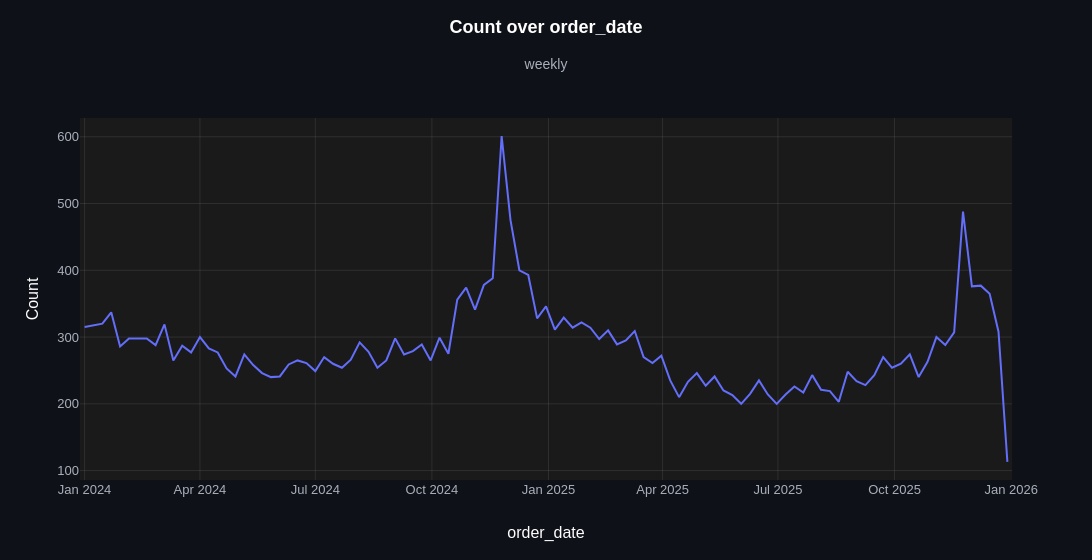

Notebook code cell kept with this figure:
### Markdown cell above
`agg="count"` counts rows and needs no `y`: orders per week. The last week holds only
three days (Monday 29 to Wednesday 31 December 2025), which is why it seems to
collapse: a partial period at the edge of the data, best filtered in the query before
a report.

### Code cell
ev.line_plot(orders, "order_date", agg="count", time_grain="week")

### Figure 1 — Plotly figure (JSON) as saved in the notebook; plotly's stock layout.template omitted (floating-point values rounded to 4 significant figures)
{"data": [{"cliponaxis": false, "connectgaps": false, "hovertemplate": "%{hovertext}<extra></extra>", "hovertext": ["Count: <b>315</b><br>n = 315", "Count: <b>318</b><br>n = 318", "Count: <b>320</b><br>n = 320", "Count: <b>337</b><br>n = 337", "Count: <b>286</b><br>n = 286", "Count: <b>298</b><br>n = 298", "Count: <b>298</b><br>n = 298", "Count: <b>298</b><br>n = 298", "Count: <b>288</b><br>n = 288", "Count: <b>319</b><br>n = 319", "Count: <b>265</b><br>n = 265", "Count: <b>287</b><br>n = 287", "Count: <b>277</b><br>n = 277", "Count: <b>300</b><br>n = 300", "Count: <b>283</b><br>n = 283", "Count: <b>277</b><br>n = 277", "Count: <b>253</b><br>n = 253", "Count: <b>241</b><br>n = 241", "Count: <b>274</b><br>n = 274", "Count: <b>258</b><br>n = 258", "Count: <b>246</b><br>n = 246", "Count: <b>240</b><br>n = 240", "Count: <b>241</b><br>n = 241", "Count: <b>259</b><br>n = 259", "Count: <b>265</b><br>n = 265", "Count: <b>261</b><br>n = 261", "Count: <b>249</b><br>n = 249", "Count: <b>270</b><br>n = 270", "Count: <b>260</b><br>n = 260", "Count: <b>254</b><br>n = 254", "Count: <b>266</b><br>n = 266", "Count: <b>292</b><br>n = 292", "Count: <b>278</b><br>n = 278", "Count: <b>254</b><br>n = 254", "Count: <b>265</b><br>n = 265", "Count: <b>298</b><br>n = 298", "Count: <b>274</b><br>n = 274", "Count: <b>279</b><br>n = 279", "Count: <b>289</b><br>n = 289", "Count: <b>265</b><br>n = 265", "Count: <b>299</b><br>n = 299", "Count: <b>275</b><br>n = 275", "Count: <b>356</b><br>n = 356", "Count: <b>374</b><br>n = 374", "Count: <b>341</b><br>n = 341", "Count: <b>378</b><br>n = 378", "Count: <b>388</b><br>n = 388", "Count: <b>601</b><br>n = 601", "Count: <b>475</b><br>n = 475", "Count: <b>400</b><br>n = 400", "Count: <b>393</b><br>n = 393", "Count: <b>328</b><br>n = 328", "Count: <b>346</b><br>n = 346", "Count: <b>311</b><br>n = 311", "Count: <b>329</b><br>n = 329", "Count: <b>314</b><br>n = 314", "Count: <b>322</b><br>n = 322", "Count: <b>314</b><br>n = 314", "Count: <b>297</b><br>n = 297", "Count: <b>310</b><br>n = 310", "Count: <b>289</b><br>n = 289", "Count: <b>295</b><br>n = 295", "Count: <b>309</b><br>n = 309", "Count: <b>270</b><br>n = 270", "Count: <b>261</b><br>n = 261", "Count: <b>272</b><br>n = 272", "Count: <b>235</b><br>n = 235", "Count: <b>210</b><br>n = 210", "Count: <b>233</b><br>n = 233", "Count: <b>246</b><br>n = 246", "Count: <b>227</b><br>n = 227", "Count: <b>241</b><br>n = 241", "Count: <b>220</b><br>n = 220", "Count: <b>213</b><br>n = 213", "Count: <b>200</b><br>n = 200", "Count: <b>215</b><br>n = 215", "Count: <b>235</b><br>n = 235", "Count: <b>214</b><br>n = 214", "Count: <b>200</b><br>n = 200", "Count: <b>214</b><br>n = 214", "Count: <b>226</b><br>n = 226", "Count: <b>217</b><br>n = 217", "Count: <b>243</b><br>n = 243", "Count: <b>221</b><br>n = 221", "Count: <b>219</b><br>n = 219", "Count: <b>203</b><br>n = 203", "Count: <b>248</b><br>n = 248", "Count: <b>234</b><br>n = 234", "Count: <b>228</b><br>n = 228", "Count: <b>243</b><br>n = 243", "Count: <b>270</b><br>n = 270", "Count: <b>254</b><br>n = 254", "Count: <b>260</b><br>n = 260", "Count: <b>274</b><br>n = 274", "Count: <b>240</b><br>n = 240", "Count: <b>263</b><br>n = 263", "Count: <b>300</b><br>n = 300", "Count: <b>288</b><br>n = 288", "Count: <b>307</b><br>n = 307", "Count: <b>488</b><br>n = 488", "Count: <b>376</b><br>n = 376", "Count: <b>377</b><br>n = 377", "Count: <b>365</b><br>n = 365", "Count: <b>308</b><br>n = 308", "Count: <b>113</b><br>n = 113"], "legendrank": 1, "line": {"color": "#636EFA", "shape": "linear", "width": 2}, "marker": {"color": "#636EFA", "size": 6}, "meta": {"group": null, "role": "data"}, "mode": "lines", "name": "Count", "showlegend": false, "type": "scatter", "x": ["2024-01-01T00:00:00", "2024-01-08T00:00:00", "2024-01-15T00:00:00", "2024-01-22T00:00:00", "2024-01-29T00:00:00", "2024-02-05T00:00:00", "2024-02-12T00:00:00", "2024-02-19T00:00:00", "2024-02-26T00:00:00", "2024-03-04T00:00:00", "2024-03-11T00:00:00", "2024-03-18T00:00:00", "2024-03-25T00:00:00", "2024-04-01T00:00:00", "2024-04-08T00:00:00", "2024-04-15T00:00:00", "2024-04-22T00:00:00", "2024-04-29T00:00:00", "2024-05-06T00:00:00", "2024-05-13T00:00:00", "2024-05-20T00:00:00", "2024-05-27T00:00:00", "2024-06-03T00:00:00", "2024-06-10T00:00:00", "2024-06-17T00:00:00", "2024-06-24T00:00:00", "2024-07-01T00:00:00", "2024-07-08T00:00:00", "2024-07-15T00:00:00", "2024-07-22T00:00:00", "2024-07-29T00:00:00", "2024-08-05T00:00:00", "2024-08-12T00:00:00", "2024-08-19T00:00:00", "2024-08-26T00:00:00", "2024-09-02T00:00:00", "2024-09-09T00:00:00", "2024-09-16T00:00:00", "2024-09-23T00:00:00", "2024-09-30T00:00:00", "2024-10-07T00:00:00", "2024-10-14T00:00:00", "2024-10-21T00:00:00", "2024-10-28T00:00:00", "2024-11-04T00:00:00", "2024-11-11T00:00:00", "2024-11-18T00:00:00", "2024-11-25T00:00:00", "2024-12-02T00:00:00", "2024-12-09T00:00:00", "2024-12-16T00:00:00", "2024-12-23T00:00:00", "2024-12-30T00:00:00", "2025-01-06T00:00:00", "2025-01-13T00:00:00", "2025-01-20T00:00:00", "2025-01-27T00:00:00", "2025-02-03T00:00:00", "2025-02-10T00:00:00", "2025-02-17T00:00:00", "2025-02-24T00:00:00", "2025-03-03T00:00:00", "2025-03-10T00:00:00", "2025-03-17T00:00:00", "2025-03-24T00:00:00", "2025-03-31T00:00:00", "2025-04-07T00:00:00", "2025-04-14T00:00:00", "2025-04-21T00:00:00", "2025-04-28T00:00:00", "2025-05-05T00:00:00", "2025-05-12T00:00:00", "2025-05-19T00:00:00", "2025-05-26T00:00:00", "2025-06-02T00:00:00", "2025-06-09T00:00:00", "2025-06-16T00:00:00", "2025-06-23T00:00:00", "2025-06-30T00:00:00", "2025-07-07T00:00:00", "2025-07-14T00:00:00", "2025-07-21T00:00:00", "2025-07-28T00:00:00", "2025-08-04T00:00:00", "2025-08-11T00:00:00", "2025-08-18T00:00:00", "2025-08-25T00:00:00", "2025-09-01T00:00:00", "2025-09-08T00:00:00", "2025-09-15T00:00:00", "2025-09-22T00:00:00", "2025-09-29T00:00:00", "2025-10-06T00:00:00", "2025-10-13T00:00:00", "2025-10-20T00:00:00", "2025-10-27T00:00:00", "2025-11-03T00:00:00", "2025-11-10T00:00:00", "2025-11-17T00:00:00", "2025-11-24T00:00:00", "2025-12-01T00:00:00", "2025-12-08T00:00:00", "2025-12-15T00:00:00", "2025-12-22T00:00:00", "2025-12-29T00:00:00"], "y": [315.0, 318.0, 320.0, 337.0, 286.0, 298.0, 298.0, 298.0, 288.0, 319.0, 265.0, 287.0, 277.0, 300.0, 283.0, 277.0, 253.0, 241.0, 274.0, 258.0, 246.0, 240.0, 241.0, 259.0, 265.0, 261.0, 249.0, 270.0, 260.0, 254.0, 266.0, 292.0, 278.0, 254.0, 265.0, 298.0, 274.0, 279.0, 289.0, 265.0, 299.0, 275.0, 356.0, 374.0, 341.0, 378.0, 388.0, 601.0, 475.0, 400.0, 393.0, 328.0, 346.0, 311.0, 329.0, 314.0, 322.0, 314.0, 297.0, 310.0, 289.0, 295.0, 309.0, 270.0, 261.0, 272.0, 235.0, 210.0, 233.0, 246.0, 227.0, 241.0, 220.0, 213.0, 200.0, 215.0, 235.0, 214.0, 200.0, 214.0, 226.0, 217.0, 243.0, 221.0, 219.0, 203.0, 248.0, 234.0, 228.0, 243.0, 270.0, 254.0, 260.0, 274.0, 240.0, 263.0, 300.0, 288.0, 307.0, 488.0, 376.0, 377.0, 365.0, 308.0, 113.0]}], "layout": {"height": 560, "hovermode": "x unified", "legend": {"title": {"text": ""}, "traceorder": "normal"}, "margin": {"t": 118}, "showlegend": false, "title": {"subtitle": {"text": "weekly"}, "text": "<b>Count over order_date</b>"}, "width": 1400, "xaxis": {"range": ["2023-12-28T08:38:24", "2026-01-01T15:21:36"], "title": {"text": "order_date"}, "type": "date", "unifiedhovertitle": {"text": "Week of %{x|%Y-%m-%d}"}}, "yaxis": {"title": {"text": "Count"}}}}
